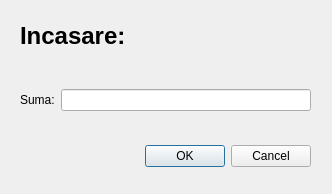
<?xml version="1.0" encoding="UTF-8"?>
<ui version="4.0">
 <class>AddMoney</class>
 <widget class="QDialog" name="AddMoney">
  <property name="geometry">
   <rect>
    <x>0</x>
    <y>0</y>
    <width>332</width>
    <height>194</height>
   </rect>
  </property>
  <property name="windowTitle">
   <string>Incasare</string>
  </property>
  <property name="windowIcon">
   <iconset>
    <normaloff>img/add.png</normaloff>img/add.png</iconset>
  </property>
  <widget class="QDialogButtonBox" name="buttonBox">
   <property name="geometry">
    <rect>
     <x>130</x>
     <y>140</y>
     <width>181</width>
     <height>32</height>
    </rect>
   </property>
   <property name="orientation">
    <enum>Qt::Horizontal</enum>
   </property>
   <property name="standardButtons">
    <set>QDialogButtonBox::Cancel|QDialogButtonBox::Ok</set>
   </property>
  </widget>
  <widget class="QLabel" name="label">
   <property name="geometry">
    <rect>
     <x>20</x>
     <y>20</y>
     <width>281</width>
     <height>31</height>
    </rect>
   </property>
   <property name="font">
    <font>
     <pointsize>18</pointsize>
     <bold>true</bold>
    </font>
   </property>
   <property name="text">
    <string>Incasare:</string>
   </property>
  </widget>
  <widget class="QWidget" name="layoutWidget">
   <property name="geometry">
    <rect>
     <x>20</x>
     <y>70</y>
     <width>291</width>
     <height>61</height>
    </rect>
   </property>
   <layout class="QGridLayout" name="gridLayout">
    <item row="0" column="1">
     <widget class="QLineEdit" name="addAmount"/>
    </item>
    <item row="0" column="0">
     <widget class="QLabel" name="label_3">
      <property name="text">
       <string>Suma:</string>
      </property>
     </widget>
    </item>
   </layout>
  </widget>
 </widget>
 <resources/>
 <connections>
  <connection>
   <sender>buttonBox</sender>
   <signal>accepted()</signal>
   <receiver>AddMoney</receiver>
   <slot>accept()</slot>
   <hints>
    <hint type="sourcelabel">
     <x>248</x>
     <y>254</y>
    </hint>
    <hint type="destinationlabel">
     <x>157</x>
     <y>274</y>
    </hint>
   </hints>
  </connection>
  <connection>
   <sender>buttonBox</sender>
   <signal>rejected()</signal>
   <receiver>AddMoney</receiver>
   <slot>reject()</slot>
   <hints>
    <hint type="sourcelabel">
     <x>316</x>
     <y>260</y>
    </hint>
    <hint type="destinationlabel">
     <x>286</x>
     <y>274</y>
    </hint>
   </hints>
  </connection>
 </connections>
</ui>
